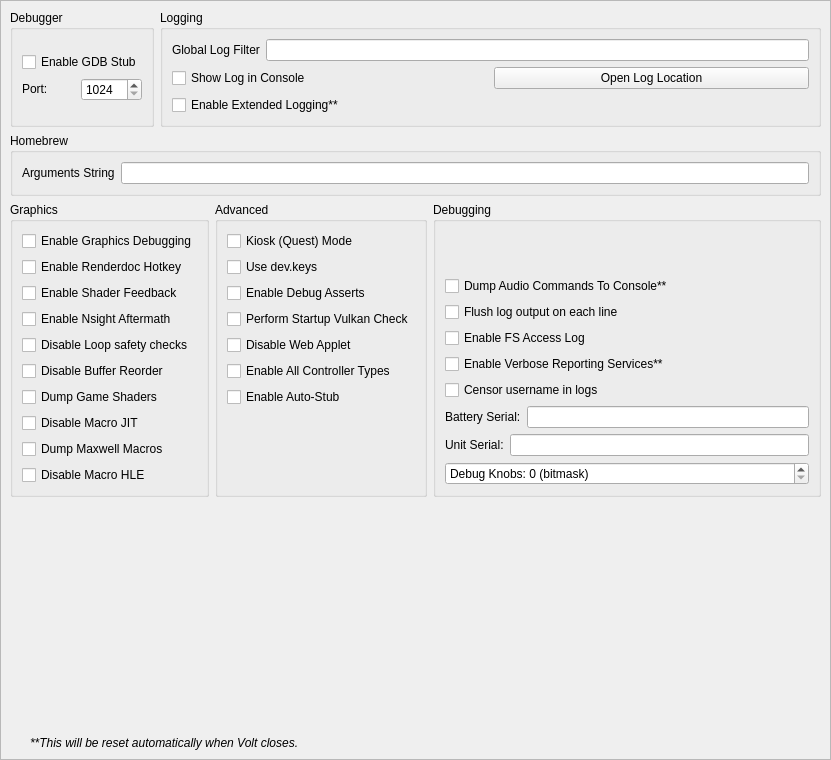
<?xml version="1.0" encoding="UTF-8"?>
<ui version="4.0">
 <class>ConfigureDebug</class>
 <widget class="QScrollArea" name="ConfigureDebug">
  <property name="geometry">
   <rect>
    <x>0</x>
    <y>0</y>
    <width>831</width>
    <height>760</height>
   </rect>
  </property>
  <property name="widgetResizable">
   <bool>true</bool>
  </property>
  <widget class="QWidget" name="widget">
   <property name="geometry">
    <rect>
     <x>0</x>
     <y>0</y>
     <width>829</width>
     <height>758</height>
    </rect>
   </property>
   <layout class="QVBoxLayout" name="verticalLayout_1">
    <item>
     <layout class="QHBoxLayout" name="horizontalLayout">
      <property name="topMargin">
       <number>0</number>
      </property>
      <item>
       <widget class="QGroupBox" name="groupBox">
        <property name="sizePolicy">
         <sizepolicy hsizetype="Preferred" vsizetype="Preferred">
          <horstretch>0</horstretch>
          <verstretch>0</verstretch>
         </sizepolicy>
        </property>
        <property name="title">
         <string>Debugger</string>
        </property>
        <property name="alignment">
         <set>Qt::AlignmentFlag::AlignLeading|Qt::AlignmentFlag::AlignLeft|Qt::AlignmentFlag::AlignTop</set>
        </property>
        <property name="flat">
         <bool>false</bool>
        </property>
        <property name="checkable">
         <bool>false</bool>
        </property>
        <layout class="QVBoxLayout" name="verticalLayout_3">
         <item>
          <widget class="QWidget" name="debug_widget" native="true">
           <property name="sizePolicy">
            <sizepolicy hsizetype="Preferred" vsizetype="Maximum">
             <horstretch>0</horstretch>
             <verstretch>0</verstretch>
            </sizepolicy>
           </property>
           <layout class="QVBoxLayout" name="verticalLayout">
            <property name="sizeConstraint">
             <enum>QLayout::SizeConstraint::SetDefaultConstraint</enum>
            </property>
            <property name="leftMargin">
             <number>0</number>
            </property>
            <property name="topMargin">
             <number>0</number>
            </property>
            <property name="rightMargin">
             <number>0</number>
            </property>
            <property name="bottomMargin">
             <number>0</number>
            </property>
            <item>
             <widget class="QCheckBox" name="toggle_gdbstub">
              <property name="sizePolicy">
               <sizepolicy hsizetype="Maximum" vsizetype="Maximum">
                <horstretch>0</horstretch>
                <verstretch>0</verstretch>
               </sizepolicy>
              </property>
              <property name="text">
               <string>Enable GDB Stub</string>
              </property>
             </widget>
            </item>
            <item>
             <widget class="QWidget" name="horizontalWidget_3" native="true">
              <property name="sizePolicy">
               <sizepolicy hsizetype="Preferred" vsizetype="Maximum">
                <horstretch>0</horstretch>
                <verstretch>0</verstretch>
               </sizepolicy>
              </property>
              <layout class="QHBoxLayout" name="horizontalLayout_3">
               <property name="leftMargin">
                <number>0</number>
               </property>
               <property name="topMargin">
                <number>0</number>
               </property>
               <property name="rightMargin">
                <number>0</number>
               </property>
               <property name="bottomMargin">
                <number>0</number>
               </property>
               <item>
                <widget class="QLabel" name="label_11">
                 <property name="sizePolicy">
                  <sizepolicy hsizetype="Minimum" vsizetype="Maximum">
                   <horstretch>0</horstretch>
                   <verstretch>0</verstretch>
                  </sizepolicy>
                 </property>
                 <property name="text">
                  <string>Port:</string>
                 </property>
                </widget>
               </item>
               <item>
                <widget class="QSpinBox" name="gdbport_spinbox">
                 <property name="sizePolicy">
                  <sizepolicy hsizetype="Preferred" vsizetype="Maximum">
                   <horstretch>0</horstretch>
                   <verstretch>0</verstretch>
                  </sizepolicy>
                 </property>
                 <property name="minimum">
                  <number>1024</number>
                 </property>
                 <property name="maximum">
                  <number>65535</number>
                 </property>
                </widget>
               </item>
              </layout>
             </widget>
            </item>
           </layout>
          </widget>
         </item>
        </layout>
       </widget>
      </item>
      <item>
       <widget class="QGroupBox" name="groupBox_2">
        <property name="sizePolicy">
         <sizepolicy hsizetype="Expanding" vsizetype="Preferred">
          <horstretch>0</horstretch>
          <verstretch>0</verstretch>
         </sizepolicy>
        </property>
        <property name="title">
         <string>Logging</string>
        </property>
        <layout class="QGridLayout" name="gridLayout_1">
         <item row="0" column="0" colspan="2">
          <widget class="QWidget" name="logging_widget" native="true">
           <property name="sizePolicy">
            <sizepolicy hsizetype="Preferred" vsizetype="Maximum">
             <horstretch>0</horstretch>
             <verstretch>0</verstretch>
            </sizepolicy>
           </property>
           <layout class="QHBoxLayout" name="horizontalLayout_1">
            <property name="leftMargin">
             <number>0</number>
            </property>
            <property name="topMargin">
             <number>0</number>
            </property>
            <property name="rightMargin">
             <number>0</number>
            </property>
            <property name="bottomMargin">
             <number>0</number>
            </property>
            <item>
             <widget class="QLabel" name="label_1">
              <property name="sizePolicy">
               <sizepolicy hsizetype="Preferred" vsizetype="Preferred">
                <horstretch>0</horstretch>
                <verstretch>0</verstretch>
               </sizepolicy>
              </property>
              <property name="text">
               <string>Global Log Filter</string>
              </property>
             </widget>
            </item>
            <item>
             <widget class="QLineEdit" name="log_filter_edit"/>
            </item>
           </layout>
          </widget>
         </item>
         <item row="2" column="0">
          <widget class="QCheckBox" name="extended_logging">
           <property name="enabled">
            <bool>true</bool>
           </property>
           <property name="toolTip">
            <string>When checked, the max size of the log increases from 100 MB to 1 GB</string>
           </property>
           <property name="text">
            <string>Enable Extended Logging**</string>
           </property>
          </widget>
         </item>
         <item row="1" column="0">
          <widget class="QCheckBox" name="toggle_console">
           <property name="text">
            <string>Show Log in Console</string>
           </property>
          </widget>
         </item>
         <item row="1" column="1">
          <widget class="QPushButton" name="open_log_button">
           <property name="text">
            <string>Open Log Location</string>
           </property>
          </widget>
         </item>
        </layout>
       </widget>
      </item>
     </layout>
    </item>
    <item>
     <widget class="QGroupBox" name="groupBox_3">
      <property name="title">
       <string>Homebrew</string>
      </property>
      <layout class="QVBoxLayout" name="verticalLayout_5">
       <item>
        <layout class="QHBoxLayout" name="horizontalLayout_4">
         <item>
          <widget class="QLabel" name="label_3">
           <property name="text">
            <string>Arguments String</string>
           </property>
          </widget>
         </item>
         <item>
          <widget class="QLineEdit" name="homebrew_args_edit"/>
         </item>
        </layout>
       </item>
      </layout>
     </widget>
    </item>
    <item>
     <layout class="QHBoxLayout" name="horizontalLayout_2">
      <item>
       <widget class="QGroupBox" name="groupBox_4">
        <property name="title">
         <string>Graphics</string>
        </property>
        <layout class="QGridLayout" name="gridLayout_2">
         <item row="4" column="0">
          <widget class="QCheckBox" name="disable_loop_safety_checks">
           <property name="toolTip">
            <string>When checked, it executes shaders without loop logic changes</string>
           </property>
           <property name="text">
            <string>Disable Loop safety checks</string>
           </property>
          </widget>
         </item>
         <item row="8" column="0">
          <widget class="QCheckBox" name="dump_macros">
           <property name="enabled">
            <bool>true</bool>
           </property>
           <property name="toolTip">
            <string>When checked, it will dump all the macro programs of the GPU</string>
           </property>
           <property name="text">
            <string>Dump Maxwell Macros</string>
           </property>
          </widget>
         </item>
         <item row="3" column="0">
          <widget class="QCheckBox" name="enable_nsight_aftermath">
           <property name="toolTip">
            <string>When checked, it enables Nsight Aftermath crash dumps</string>
           </property>
           <property name="text">
            <string>Enable Nsight Aftermath</string>
           </property>
          </widget>
         </item>
         <item row="6" column="0">
          <widget class="QCheckBox" name="dump_shaders">
           <property name="enabled">
            <bool>true</bool>
           </property>
           <property name="toolTip">
            <string>When checked, it will dump all the original assembler shaders from the disk shader cache or game as found</string>
           </property>
           <property name="text">
            <string>Dump Game Shaders</string>
           </property>
          </widget>
         </item>
         <item row="1" column="0">
          <widget class="QCheckBox" name="enable_renderdoc_hotkey">
           <property name="text">
            <string>Enable Renderdoc Hotkey</string>
           </property>
          </widget>
         </item>
         <item row="7" column="0">
          <widget class="QCheckBox" name="disable_macro_jit">
           <property name="enabled">
            <bool>true</bool>
           </property>
           <property name="toolTip">
            <string>When checked, it disables the macro Just In Time compiler. Enabling this makes games run slower</string>
           </property>
           <property name="text">
            <string>Disable Macro JIT</string>
           </property>
          </widget>
         </item>
         <item row="9" column="0">
          <widget class="QCheckBox" name="disable_macro_hle">
           <property name="enabled">
            <bool>true</bool>
           </property>
           <property name="toolTip">
            <string>When checked, it disables the macro HLE functions. Enabling this makes games run slower</string>
           </property>
           <property name="text">
            <string>Disable Macro HLE</string>
           </property>
          </widget>
         </item>
         <item row="0" column="0">
          <widget class="QCheckBox" name="enable_graphics_debugging">
           <property name="enabled">
            <bool>true</bool>
           </property>
           <property name="toolTip">
            <string>When checked, the graphics API enters a slower debugging mode</string>
           </property>
           <property name="text">
            <string>Enable Graphics Debugging</string>
           </property>
          </widget>
         </item>
         <item row="10" column="0">
          <spacer name="verticalSpacer_5">
           <property name="orientation">
            <enum>Qt::Orientation::Vertical</enum>
           </property>
           <property name="sizeType">
            <enum>QSizePolicy::Policy::Preferred</enum>
           </property>
           <property name="sizeHint" stdset="0">
            <size>
             <width>20</width>
             <height>0</height>
            </size>
           </property>
          </spacer>
         </item>
         <item row="2" column="0">
          <widget class="QCheckBox" name="enable_shader_feedback">
           <property name="toolTip">
            <string>When checked, yuzu will log statistics about the compiled pipeline cache</string>
           </property>
           <property name="text">
            <string>Enable Shader Feedback</string>
           </property>
          </widget>
         </item>
         <item row="5" column="0">
          <widget class="QCheckBox" name="disable_buffer_reorder">
           <property name="toolTip">
            <string>&lt;html&gt;&lt;head/&gt;&lt;body&gt;&lt;p&gt;When checked, disables reordering of mapped memory uploads which allows to associate uploads with specific draws. May reduce performance in some cases.&lt;/p&gt;&lt;/body&gt;&lt;/html&gt;</string>
           </property>
           <property name="text">
            <string>Disable Buffer Reorder</string>
           </property>
          </widget>
         </item>
        </layout>
       </widget>
      </item>
      <item>
       <widget class="QGroupBox" name="groupBox_6">
        <property name="title">
         <string>Advanced</string>
        </property>
        <layout class="QGridLayout" name="gridLayout_4">
         <item row="3" column="0">
          <widget class="QCheckBox" name="perform_vulkan_check">
           <property name="toolTip">
            <string>Enables yuzu to check for a working Vulkan environment when the program starts up. Disable this if this is causing issues with external programs seeing yuzu.</string>
           </property>
           <property name="text">
            <string>Perform Startup Vulkan Check</string>
           </property>
          </widget>
         </item>
         <item row="4" column="0">
          <widget class="QCheckBox" name="disable_web_applet">
           <property name="text">
            <string>Disable Web Applet</string>
           </property>
          </widget>
         </item>
         <item row="5" column="0">
          <widget class="QCheckBox" name="enable_all_controllers">
           <property name="text">
            <string>Enable All Controller Types</string>
           </property>
          </widget>
         </item>
         <item row="6" column="0">
          <widget class="QCheckBox" name="use_auto_stub">
           <property name="text">
            <string>Enable Auto-Stub</string>
           </property>
          </widget>
         </item>
         <item row="0" column="0">
          <widget class="QCheckBox" name="quest_flag">
           <property name="text">
            <string>Kiosk (Quest) Mode</string>
           </property>
          </widget>
         </item>
         <item row="1" column="0">
          <widget class="QCheckBox" name="use_dev_keys">
           <property name="text">
            <string>Use dev.keys</string>
           </property>
          </widget>
         </item>
         <item row="2" column="0">
          <widget class="QCheckBox" name="use_debug_asserts">
           <property name="text">
            <string>Enable Debug Asserts</string>
           </property>
          </widget>
         </item>
         <item row="7" column="0">
          <spacer name="verticalSpacer_4">
           <property name="orientation">
            <enum>Qt::Orientation::Vertical</enum>
           </property>
           <property name="sizeType">
            <enum>QSizePolicy::Policy::Expanding</enum>
           </property>
           <property name="sizeHint" stdset="0">
            <size>
             <width>20</width>
             <height>0</height>
            </size>
           </property>
          </spacer>
         </item>
        </layout>
       </widget>
      </item>
      <item>
       <widget class="QGroupBox" name="groupBox_5">
        <property name="title">
         <string>Debugging</string>
        </property>
        <layout class="QGridLayout" name="gridLayout_3">
         <item row="6" column="0">
          <widget class="QWidget" name="serial_battery_widget" native="true">
           <property name="sizePolicy">
            <sizepolicy hsizetype="Preferred" vsizetype="Maximum">
             <horstretch>0</horstretch>
             <verstretch>0</verstretch>
            </sizepolicy>
           </property>
           <layout class="QHBoxLayout" name="horizontalLayout_11">
            <property name="leftMargin">
             <number>0</number>
            </property>
            <property name="topMargin">
             <number>0</number>
            </property>
            <property name="rightMargin">
             <number>0</number>
            </property>
            <property name="bottomMargin">
             <number>0</number>
            </property>
            <item>
             <widget class="QLabel" name="label_12">
              <property name="sizePolicy">
               <sizepolicy hsizetype="Preferred" vsizetype="Preferred">
                <horstretch>0</horstretch>
                <verstretch>0</verstretch>
               </sizepolicy>
              </property>
              <property name="text">
               <string>Battery Serial:</string>
              </property>
             </widget>
            </item>
            <item>
             <widget class="QLineEdit" name="serial_battery_edit"/>
            </item>
           </layout>
          </widget>
         </item>
          <item row="8" column="0">
            <widget class="QSpinBox" name="debug_knobs_spinbox">
                <property name="minimum">
                <number>0</number>
                </property>
                <property name="maximum">
                <number>65535</number>
                </property>
                <property name="toolTip">
                <string>Bitmask for quick development toggles</string>
                </property>
                <property name="statusTip">
                <string>Set debug knobs (bitmask)</string>
                </property>
                <property name="whatsThis">
                <string>16-bit debug knob set for quick development toggles</string>
                </property>
                <property name="suffix">
                <string> (bitmask)</string>
                </property>
                <property name="prefix">
                <string>Debug Knobs: </string>
                </property>
            </widget>
          </item>
         <item row="7" column="0">
          <widget class="QWidget" name="serial_board_widget" native="true">
           <property name="sizePolicy">
            <sizepolicy hsizetype="Preferred" vsizetype="Maximum">
             <horstretch>0</horstretch>
             <verstretch>0</verstretch>
            </sizepolicy>
           </property>
           <layout class="QHBoxLayout" name="horizontalLayout_12">
            <property name="leftMargin">
             <number>0</number>
            </property>
            <property name="topMargin">
             <number>0</number>
            </property>
            <property name="rightMargin">
             <number>0</number>
            </property>
            <property name="bottomMargin">
             <number>0</number>
            </property>
            <item>
             <widget class="QLabel" name="label_13">
              <property name="sizePolicy">
               <sizepolicy hsizetype="Preferred" vsizetype="Preferred">
                <horstretch>0</horstretch>
                <verstretch>0</verstretch>
               </sizepolicy>
              </property>
              <property name="text">
               <string>Unit Serial:</string>
              </property>
             </widget>
            </item>
            <item>
             <widget class="QLineEdit" name="serial_board_edit"/>
            </item>
           </layout>
          </widget>
         </item>
         <item row="0" column="0">
          <spacer name="verticalSpacer_3">
           <property name="orientation">
            <enum>Qt::Orientation::Vertical</enum>
           </property>
           <property name="sizeType">
            <enum>QSizePolicy::Policy::Expanding</enum>
           </property>
           <property name="sizeHint" stdset="0">
            <size>
             <width>20</width>
             <height>0</height>
            </size>
           </property>
          </spacer>
         </item>
         <item row="1" column="0">
          <widget class="QCheckBox" name="dump_audio_commands">
           <property name="toolTip">
            <string>Enable this to output the latest generated audio command list to the console. Only affects games using the audio renderer.</string>
           </property>
           <property name="text">
            <string>Dump Audio Commands To Console**</string>
           </property>
          </widget>
         </item>
         <item row="2" column="0">
          <widget class="QCheckBox" name="flush_line">
           <property name="text">
            <string>Flush log output on each line</string>
           </property>
          </widget>
         </item>
         <item row="3" column="0">
          <widget class="QCheckBox" name="fs_access_log">
           <property name="text">
            <string>Enable FS Access Log</string>
           </property>
          </widget>
         </item>
         <item row="4" column="0">
          <widget class="QCheckBox" name="reporting_services">
           <property name="text">
            <string>Enable Verbose Reporting Services**</string>
           </property>
          </widget>
         </item>
         <item row="5" column="0">
          <widget class="QCheckBox" name="censor_username">
           <property name="text">
            <string>Censor username in logs</string>
           </property>
          </widget>
         </item>
        </layout>
       </widget>
      </item>
     </layout>
    </item>
    <item>
     <spacer name="verticalSpacer">
      <property name="orientation">
       <enum>Qt::Orientation::Vertical</enum>
      </property>
      <property name="sizeHint" stdset="0">
       <size>
        <width>20</width>
        <height>0</height>
       </size>
      </property>
     </spacer>
    </item>
    <item>
     <widget class="QLabel" name="label_5">
      <property name="sizePolicy">
       <sizepolicy hsizetype="Expanding" vsizetype="Preferred">
        <horstretch>0</horstretch>
        <verstretch>0</verstretch>
       </sizepolicy>
      </property>
      <property name="font">
       <font>
        <italic>true</italic>
       </font>
      </property>
      <property name="text">
       <string>**This will be reset automatically when Volt closes.</string>
      </property>
      <property name="indent">
       <number>20</number>
      </property>
     </widget>
    </item>
   </layout>
  </widget>
 </widget>
 <tabstops>
  <tabstop>log_filter_edit</tabstop>
  <tabstop>toggle_console</tabstop>
  <tabstop>extended_logging</tabstop>
  <tabstop>open_log_button</tabstop>
  <tabstop>homebrew_args_edit</tabstop>
  <tabstop>enable_graphics_debugging</tabstop>
  <tabstop>enable_shader_feedback</tabstop>
  <tabstop>enable_nsight_aftermath</tabstop>
  <tabstop>fs_access_log</tabstop>
  <tabstop>reporting_services</tabstop>
  <tabstop>quest_flag</tabstop>
  <tabstop>use_debug_asserts</tabstop>
 </tabstops>
 <resources/>
 <connections/>
</ui>
